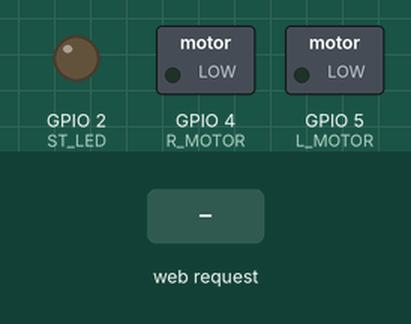
This sketch was run on a simulated ESP8266 (NodeMCU). Shown: switched loads named in the sketch (green lamp = pin HIGH), output pins drawn as LEDs (lit = HIGH). The test bench sets the inputs (shaded band). What the sketch prints to the serial monitor is not drawn.

Above: at 1.2 s.
1.3 s: HTTP request GET /set?t=1 received
At 2.4 s:
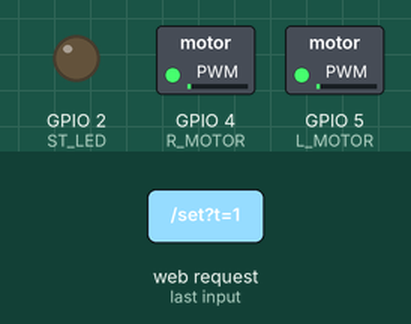
2.8 s: HTTP request GET /set?t=120 received
At 3.5 s:
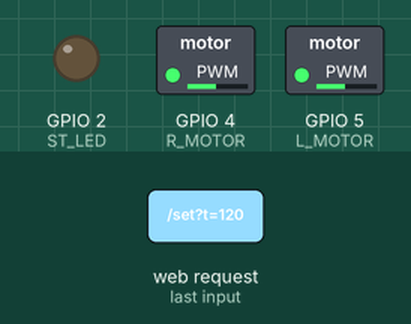
4.3 s: HTTP request GET /set?tr=120 received
At 4.7 s:
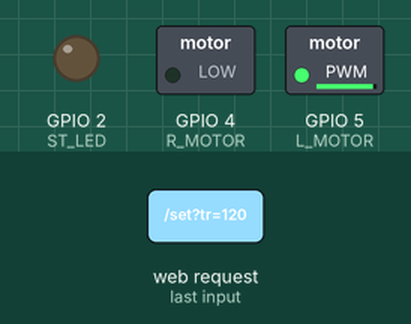
5.8 s: HTTP request GET /set?t=0 received
At 7.0 s:
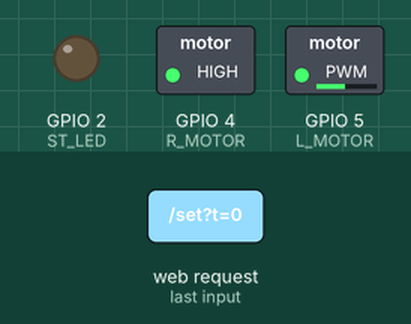
7.3 s: HTTP request GET /set?tr=1 received
At 8.1 s:
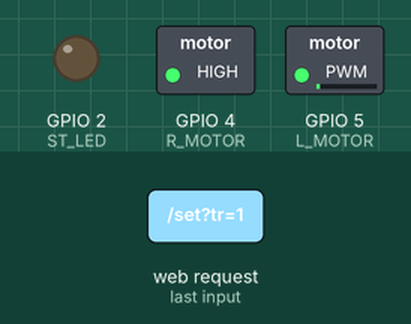
8.8 s: HTTP request GET /set?t=1&tr=1 received
At 9.3 s:
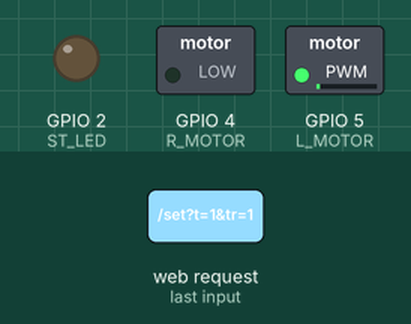
Timing chart, 0 to 11.3 s (numbered marks = the images above; inputs shaded):
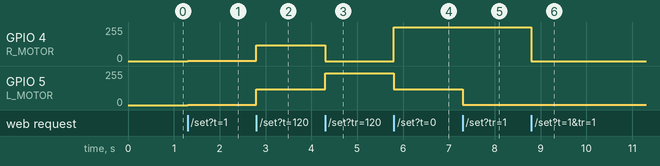

Measured:
- after the input at 1.3 s, GPIO 4 (R_MOTOR), GPIO 5 (L_MOTOR): 0/255 → 1/255 at once
- after the input at 2.8 s, GPIO 4 (R_MOTOR), GPIO 5 (L_MOTOR): 1/255 → 120/255 at once
- after the input at 4.3 s, GPIO 4 (R_MOTOR): 120/255 → 0/255 at once; GPIO 5 (L_MOTOR): 120/255 → 240/255 at once
- after the input at 5.8 s, GPIO 4 (R_MOTOR): 0/255 → 255/255 at once; GPIO 5 (L_MOTOR): 240/255 → 120/255 at once
- after the input at 7.3 s, GPIO 5 (L_MOTOR): 120/255 → 1/255 at once
- after the input at 8.8 s, GPIO 4 (R_MOTOR): 255/255 → 0/255 at once; GPIO 5 (L_MOTOR): 1/255 → 2/255 at once

The sketch:

wifi_control_plane_using_AP.ino
```cpp
#include <ESP8266WiFi.h>               // Libraries Used to set up the ESP8266 as a Wi-Fi access point.
#include <ESP8266WebServer.h>          // Libraries Used to Allows serving a simple web page and handling HTTP requests.

#define ST_LED  2       // On-board status LED
#define L_MOTOR 5        // Left motor (D1)
#define R_MOTOR 4        // Right motor (D2)

const char* ssid = "RCplane0";       // ESP8266 will act as a Wi-Fi Access Point with this SSID and password.
const char* password = "RCplane0";

ESP8266WebServer server(80);         // Sets up an HTTP web server on port 80 (default)

//Global Control Variables

unsigned int throttle = 0; // Controls motor speed (0–255 range).
int turn = 0;              // Controls direction (-100 to +100 range).

// Web Interface Page

void handleRoot() {
  String page = "<!DOCTYPE html><html><head><title>RC Plane Control</title>";   // Starts the HTML page with a title.
  page += "<meta name='viewport' content='width=device-width, initial-scale=1'>";
  page += "<style>body { font-family: Arial; text-align: center; }"; // adds basic style for the page (centering content, fonts, containers).
  page += "#throttle-container { width: 50px; height: 200px; background: lightgray; margin: 20px auto; position: relative; border-radius: 10px; }";
  //  Throttle slider container (vertical):
  page += "#throttle { width: 100%; height: 100%; writing-mode: bt-lr; -webkit-appearance: slider-vertical; }";
  //  Turn slider container (horizontal):
  page += "#turn-container { width: 200px; height: 50px; background: lightgray; margin: 20px auto; position: relative; border-radius: 10px; }";
  page += "#turn { width: 100%; height: 100%; -webkit-appearance: slider-horizontal; }";
  page += "</style></head><body>";
  page += "<h2>Wifi Control RC Plane </h2>";

// Throttle (vertical range slider from 0 to 255).
  page += "<label>Throttle</label><div id='throttle-container'><input type='range' min='0' max='255' value='0' id='throttle' orient='vertical' oninput='updateControl()'></div><br>";
// Turn (horizontal slider from -100 to +100).
  page += "<label>Turn</label><div id='turn-container'><input type='range' min='-100' max='100' value='0' id='turn' oninput='updateControl()' onmouseup='resetTurn()' ontouchend='resetTurn()'></div>";  // Calls JavaScript function when slider moves.
// Uses JavaScript to send values to the server using fetch().
// When a user changes the slider, this sends throttle and turn values to the server via /set URL.


// JavaScript Functions – Live Control
  page += "<script>function updateControl() { fetch(`/set?t=${document.getElementById('throttle').value}&tr=${document.getElementById('turn').value}`); }";
  page += "function resetTurn() { document.getElementById('turn').value = 0; updateControl(); }</script></body></html>";
  server.send(200, "text/html", page);
}

void handleSet() {    // //  Handling Slider Values
  if (server.hasArg("t")) throttle = server.arg("t").toInt();  // Reads the t (throttle) and tr (turn) values from the URL.
  if (server.hasArg("tr")) turn = server.arg("tr").toInt();

  // Calculates individual motor speeds:
  unsigned int l_speed = constrain(throttle + turn, 0, 255); // Uses constrain() to limit values between 0–90 (this is important to protect the motors)
  unsigned int r_speed = constrain(throttle - turn, 0, 255);

  // // Sends PWM signals to the left and right motors using analogWrite.
  analogWrite(L_MOTOR, l_speed);
  analogWrite(R_MOTOR, r_speed);
  server.send(200, "text/plain", "OK");


}

void setup() {   // Setup Function for motor pins and LED as outputs.
  pinMode(L_MOTOR, OUTPUT);
  pinMode(R_MOTOR, OUTPUT);
  pinMode(ST_LED, OUTPUT);
  analogWrite(L_MOTOR, 0);
  analogWrite(R_MOTOR, 0);


// Start WiFi in AP mode
  WiFi.softAP(ssid, password);
  IPAddress IP = WiFi.softAPIP();
  Serial.begin(115200);
  Serial.print("AP IP address: ");
  Serial.println(IP);

// Starts the web server and attaches handlers for / and /set.
  server.on("/", handleRoot);
  server.on("/set", handleSet);
  server.begin();
}

// Main Loop for Continuously checks and processes HTTP requests.
void loop() {
  server.handleClient();

}
```
